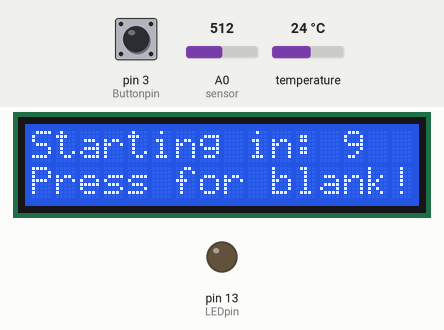
This sketch was run on a simulated Arduino Nano, built with avr-gcc and run on an emulated ATmega328P. Shown: 16×2 character LCD, output pins drawn as LEDs (lit = HIGH). The inputs (shaded band) are chosen by the test bench; at power-on: temperature 24 °C, pin 3 (Buttonpin) LOW, A0 (sensor) = 512. What the sketch prints to the serial monitor is not drawn.

Above: at 1.4 s.
At 19.0 s:
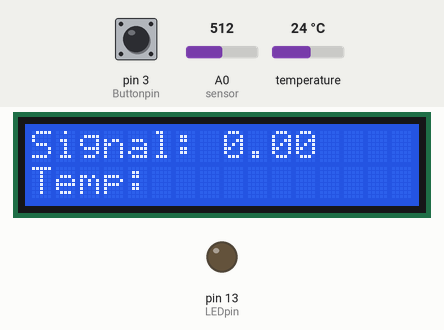
19.1 s: temperature set to 12 °C
At 20.3 s:
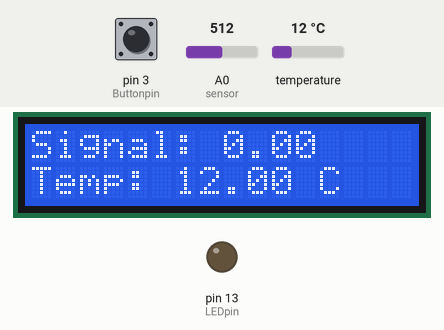
Timing chart, 0 to 22.1 s (numbered marks = the images above; inputs shaded):
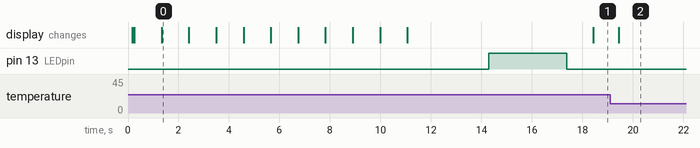

Measured:
- after the input at 19.1 s, the display: changes after 0.34 s (image 2)

The sketch:

PHOTOMETER_TEMP_LOG.ino
```cpp
#include <OneWire.h>
// Data wire is plugged into pin 2 on the Arduino
#define ONE_WIRE_BUS 2
#include <DallasTemperature.h>
#include <LiquidCrystal_I2C.h>
// Set the LCD address to 0x27 for a 16 chars and 2 line display
LiquidCrystal_I2C lcd(0x27, 16, 2);
OneWire oneWire(ONE_WIRE_BUS);
DallasTemperature sensors(&oneWire);

float darksig = 0;
float lightsig = 0;
float total_signal = 0;
float total = 0;
float temp = 0;
float blank = 0;
float blanksignal = 0;

bool blanked = false;

int sensor = A0;  // output pin of OPT101 attached to Analog 0
int LEDpin = 13;    // LED + attached to D2(2)/D13(13)/D6(6)
int Buttonpin = 3; // Button attached to D3
int buttonState = 0;

int counter = 0;

// Program variables ----------------------------------------------------------
//int exampleVariable = 0;
//int sensorPin = 2;  //Data pin d2 connected to temperature sensor

// Serial data variables ------------------------------------------------------
//Incoming Serial Data Array
const byte kNumberOfChannelsFromExcel = 6;

// Comma delimiter to separate consecutive data if using more than 1 sensor
const char kDelimiter = ',';
// Interval between serial writes
const int kSerialInterval = 50;
// Timestamp to track serial interval
unsigned long serialPreviousTime;

char* arr[kNumberOfChannelsFromExcel];

void setup() {
  pinMode(Buttonpin, INPUT);
  Serial.begin(9600);
  delay(100);
  // initialize the LCD
  lcd.init();
  // Turn on the blacklight and print a message.
  lcd.backlight();
  counter = 10;
  for (int dummy = 0; dummy < 10; dummy++)
  {

    buttonState = digitalRead(Buttonpin);
    if (buttonState == HIGH){
      counter = 20;
      for (int dummy = 0; dummy < 10; dummy++){
        lcd.setCursor(0, 0);
        lcd.print("                            ");
        lcd.setCursor(0, 1);
        lcd.print("                            ");
        lcd.setCursor(0, 0);
        lcd.print("Done in: ");
        lcd.print(counter);
        lcd.setCursor(0, 1);
        lcd.print("Blanking...");
        blanksignal = ODblank(1);
        blank = blank + blanksignal;

        counter = abs(counter - 1);
      }
      blanked = true;
      break;
    } else {
      blanked = false;
    }

    lcd.setCursor(0, 0);
    lcd.print("                            ");
    lcd.setCursor(0, 1);
    lcd.print("                            ");

    lcd.setCursor(0, 0);
    lcd.print("Starting in: ");
    lcd.print(counter);
    counter = abs(counter - 1);
    lcd.setCursor(0, 1);
    lcd.print("Press for blank!");
    delay(1000);
  }
  lcd.setCursor(0, 0);
  lcd.print("                                  ");
  lcd.setCursor(0, 0);
  lcd.print("Signal: ");

  lcd.setCursor(0, 1);
  lcd.print("                                  ");
  lcd.setCursor(0, 1);
  lcd.print("Temp: ");

  pinMode (LEDpin, OUTPUT); //for cell 1 LED
  delay(1000);

  sensors.begin();
}

void loop() {
  delay(100);
  // Gather and process sensor data
  //processSensors();
  // Read Excel variables from serial port (Data Streamer)
  processIncomingSerial();
  // Process and send data to Excel via serial port (Data Streamer)
  processOutgoingSerial();
// Compares STR1 to STR2 returns 0 if true.
//   if ( strcmp ("Apple", arr[0]) == 0){
//       Serial.println("working");
//   }
  ODmeasurement(10);
  Serial.print(',');
  TEMPmeasurement();
  Serial.print('\n');

  delay(53000);  //delay off set by 7 seconds = 7000 ms already
  //delay(100);
}

float ODblank(int multiplier) {
  darksig = 0;
  digitalWrite(LEDpin, LOW); //ensures cell 1 LED is off!!!!
  for (int dummy = 0; dummy < multiplier; dummy++)
  {
    delay(100);
    darksig = abs(darksig + analogRead(sensor));
    delay(100);
  }
  delay(100);

  lightsig = 0;
  digitalWrite(LEDpin, HIGH); //turns exp LED on
  delay(1000);
  for (int dummy = 0; dummy < multiplier; dummy++)
  {
    delay(100);
    lightsig = (lightsig + analogRead(sensor));
    delay(100);
  }
  delay(100);
  digitalWrite(LEDpin, LOW); //ensures cell 1 LED is off!!!!
  delay(1000);

  total_signal = abs(lightsig - darksig)/multiplier;
  return total_signal;
}

void ODmeasurement(int multiplier) {
  darksig = 0;
  digitalWrite(LEDpin, LOW); //ensures cell 1 LED is off!!!!
  for (int dummy = 0; dummy < multiplier; dummy++)
  {
    delay(100);
    darksig = abs(darksig + analogRead(sensor));
    delay(100);
  }
  delay(100);

  lightsig = 0;
  digitalWrite(LEDpin, HIGH); //turns exp LED on
  delay(1000);
  for (int dummy = 0; dummy < multiplier; dummy++)
  {
    delay(100);
    lightsig = (lightsig + analogRead(sensor));
    delay(100);
  }
  delay(100);
  digitalWrite(LEDpin, LOW); //ensures cell 1 LED is off!!!!
  delay(1000);

  total_signal = abs(lightsig - darksig);


  lcd.setCursor(0, 0);
  lcd.print("                                  ");
  lcd.setCursor(0, 0);
  lcd.print("Signal: ");
  if(blanked == true){
    total = -log10(total_signal/(blank*multiplier));
    lcd.print(total);
    lcd.print(" OD");
    delay(100);
    Serial.print(total);
  }
  else {
    lcd.print(total_signal);
    delay(100);
    Serial.print(total_signal);
  }
}

void TEMPmeasurement()
{
  delay(100) ;
  sensors.requestTemperatures(); // Send the command to get temperature readings
  temp = sensors.getTempCByIndex(0);

  lcd.setCursor(0, 1);
  lcd.print("                                  ");
  lcd.setCursor(0, 1);
  lcd.print("Temp: ");
  lcd.print(temp);
  lcd.print(" C");
  Serial.print(temp);
}

// SENSOR INPUT CODE-----------------------------------------------------------
/*void processSensors()
{
  // Read sensor pin and store to a variable
  //exampleVariable = digitalRead(sensorPin);

  // Add any additional raw data analysis below (e.g. unit conversions)

}*/

// Add any specialized methods and processing code below


// OUTGOING SERIAL DATA PROCESSING CODE----------------------------------------
/*void sendDataToSerial()
{
  // Send data out separated by a comma (kDelimiter)
  // Repeat next 2 lines of code for each variable sent:

  //Serial.print(exampleVariable);
  //ODmeasurement(10);
  //TEMPmeasurement();
  //Serial.print(temp());
  //delay(2000);  //Time in between measurements
  //Serial.print(kDelimiter);
  //Serial.println(); // Add final line ending character only once
}*/

//-----------------------------------------------------------------------------
// DO NOT EDIT ANYTHING BELOW THIS LINE
//-----------------------------------------------------------------------------

// OUTGOING SERIAL DATA PROCESSING CODE----------------------------------------
void processOutgoingSerial()
{
   // Enter into this only when serial interval has elapsed
  if((millis() - serialPreviousTime) > kSerialInterval)
  {
    // Reset serial interval timestamp
    serialPreviousTime = millis();
    //sendDataToSerial();
  }
}

// INCOMING SERIAL DATA PROCESSING CODE----------------------------------------
void processIncomingSerial()
{
  if(Serial.available()){
    parseData(GetSerialData());
  }
}

// Gathers bytes from serial port to build inputString
char* GetSerialData()
{
  static char inputString[64]; // Create a char array to store incoming data
  memset(inputString, 0, sizeof(inputString)); // Clear the memory from a pervious reading
  while (Serial.available()){
    Serial.readBytesUntil('\n', inputString, 64); //Read every byte in Serial buffer until line end or 64 bytes
  }
  return inputString;
}

// Seperate the data at each delimeter
void parseData(char data[])
{
    char *token = strtok(data, ","); // Find the first delimeter and return the token before it
    int index = 0; // Index to track storage in the array
    while (token != NULL){ // Char* strings terminate w/ a Null character. We'll keep running the command until we hit it
      arr[index] = token; // Assign the token to an array
      token = strtok(NULL, ","); // Conintue to the next delimeter
      index++; // incremenet index to store next value
    }
}
```
